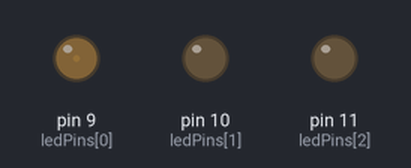
Simulated run of this sketch. Board: Arduino Uno, built with avr-gcc and run on an emulated ATmega328P. Shown: output pins drawn as LEDs (lit = HIGH).

Above: at 0.05 s.
At 0.9 s:
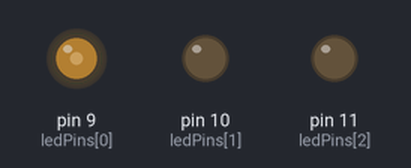
At 1.8 s:
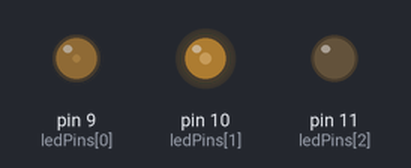
At 2.55 s:
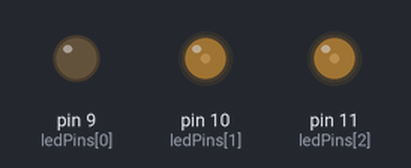
At 3.05 s:
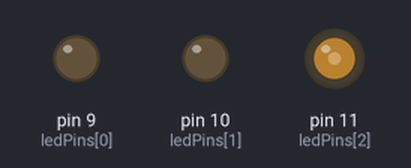
At 3.55 s:
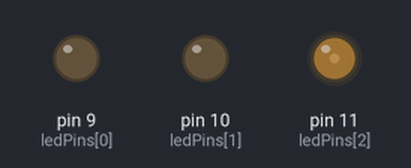
Timing chart, 0 to 5.3 s (numbered marks = the images above):
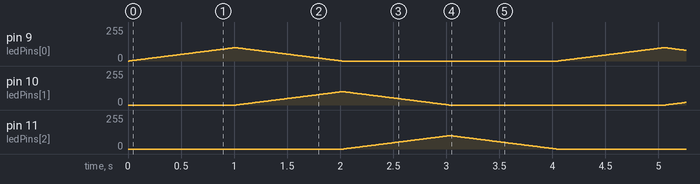

The sketch:

PwmRbgLed.ino
```cpp
//Version 1.0

//Set ledPin[0] as red
//Set ledPin[1] as green
//Set ledPin[2] as blue
const byte ledPins[3] = {9, 10 ,11};

void setup(){
	//Use GPIO pin 9 , 10  and 11 as output
	for(int i = 0; i>3; i++){
		pinMode(ledPins[i], OUTPUT);
	}
}

void loop(){
	//Fade to red
	for(int i = 0; i<= 100; i++){
		analogWrite(ledPins[0], i);
		delay(10);
	}
	//Fade to green
	for(int i = 0; i<= 100; i++){
		analogWrite(ledPins[0], 100 - i);
		analogWrite(ledPins[1], i);
		delay(10);
	}
	//Fade to blue
	for(int i = 0; i<= 100; i++){
		analogWrite(ledPins[1], 100 - i);
		analogWrite(ledPins[2], i);
		delay(10);
	}
	//Fade away
	for(int i = 0; i<= 100; i++){
		analogWrite(ledPins[2], 100 - i);
		delay(10);
	}
}	
```
